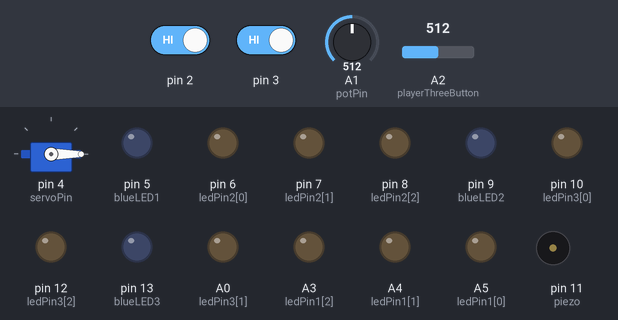
Bench run of a sketch on a simulated Arduino Uno, built with avr-gcc and run on an emulated ATmega328P. Shown: servo, output pins drawn as LEDs (lit = HIGH), buzzer (waves = sounding). Dashed ring = blinking. Inputs (shaded band) come from the test bench; at power-on: A1 (potPin) = 512, pin 2 HIGH, pin 3 HIGH, A2 (playerThreeButton) = 512. Random numbers use the default seed unless the sketch sets one.

Above: at 1.2 s.
1.3 s: A1 (potPin) set to 627
At 2.1 s:
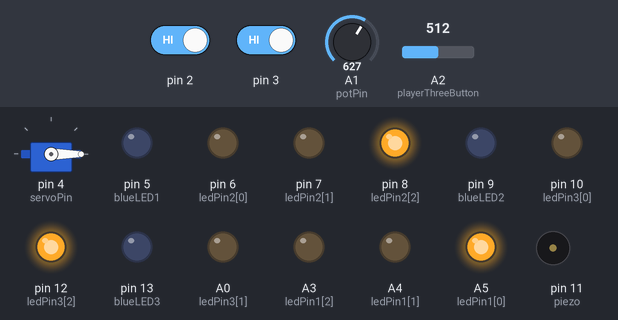
4.3 s: A1 (potPin) set to 653
At 6.0 s:
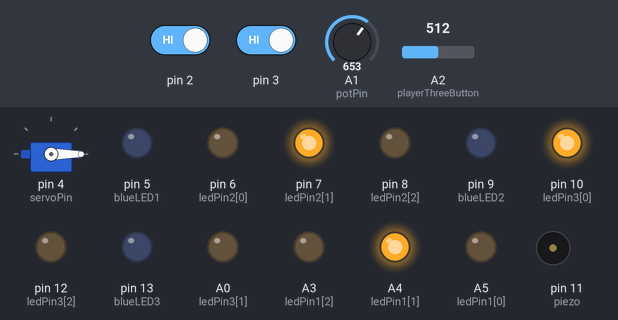
7.3 s: pin 2 driven LOW
At 8.6 s:
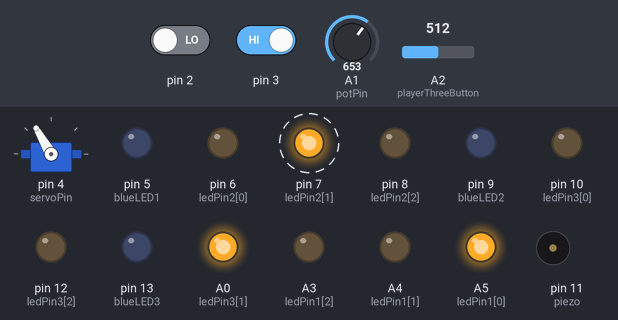
10.3 s: A1 (potPin) set to 306
At 12.44 s:
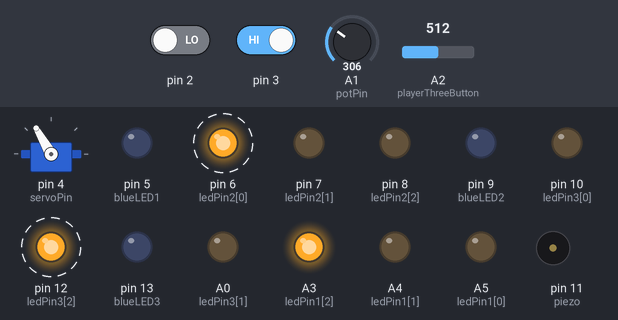
13.3 s: A1 (potPin) set to 900
At 16.12 s:
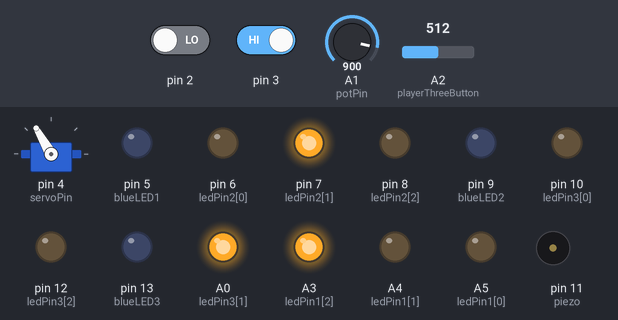
16.3 s: pin 3 driven LOW
At 23.4 s:
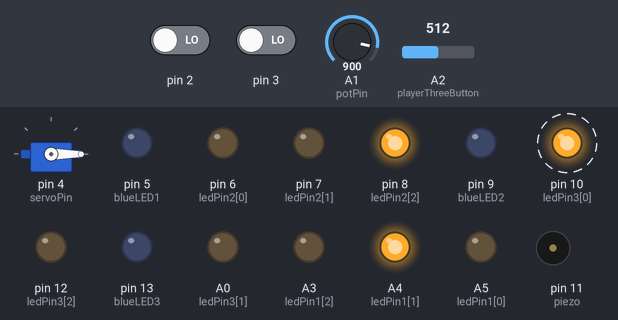
Timing chart, 0 to 26.4 s (numbered marks = the images above; inputs shaded):
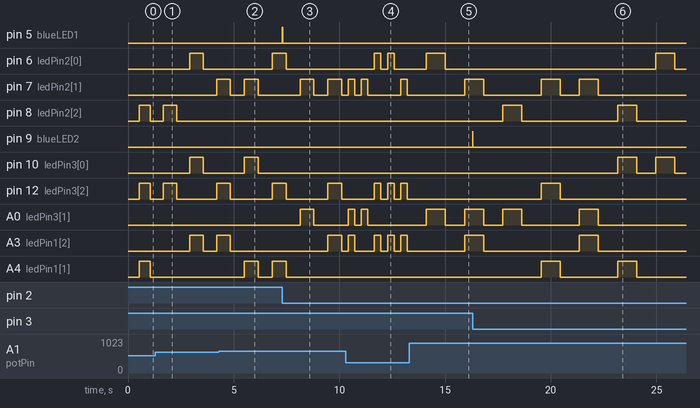

Measured:
- the behaviour switches between 643 and 644 on A1 (potPin) (found by bisection; images 1 and 2)
- after the input at 1.3 s, A5 (ledPin1[0]): LOW → HIGH after 0.37 s, → LOW 0.63 s later
- after the input at 4.3 s, pin 10 (ledPin3[0]): LOW → HIGH after 1.2 s, → LOW 0.65 s later
- after the input at 7.3 s, pin 5 (blueLED1): LOW → HIGH at once, → LOW 0.01 s later; tone on pin 11 (piezo): silent → 1000 Hz at once, → silent 0.05 s later; servo on pin 4 (servoPin): 0° → 120° at once
- after the input at 10.3 s, pin 7 (ledPin2[1]): goes HIGH 0.31 s, LOW 0.31 s, HIGH 0.31 s, LOW 1.6 s, HIGH 0.31 s, then LOW, starting after 0.12 s
- after the input at 13.3 s, pin 7 (ledPin2[1]): LOW → HIGH after 2.6 s
- after the input at 16.3 s, pin 9 (blueLED2): LOW → HIGH at once, → LOW 0.02 s later; tone on pin 11 (piezo): silent → 1000 Hz at once, → silent 0.05 s later; servo on pin 4 (servoPin): 120° → 0° at once
- by itself, pin 7 (ledPin2[1]): alternates HIGH for 0.65 s and LOW for 0.66 s

The sketch:

Whack_A_Mole.ino
```cpp
// Whack A Mole Coursework

// import the Servo library
#include <Servo.h>


// assign LEDs for each player to pins
int ledPin1[] = {A5, A4, A3};
int ledPin2[] = {6, 7, 8};
int ledPin3[] = {10, A0, 12};

// create a score for each player
int score1 = 0;
int score2 = 0;
int score3 = 0;

// assign buttons for each player to pins
int playerOneButton = 0;
int playerTwoButton = 1;
int playerThreeButton = A2;

// create a variable which holds the value of the analog output for the third player button
int playerThreeButtonValue = 0;

// declare the servo and assign it to a pin
Servo servo;
int servoPin = 4;

// assign the piezo to a pin, used for creating sounds for whether the player hits the button at the correct time or not
int piezo = 11;

// define the pin for the potentiometer, and create a variable which handles the analog value for the potentiometer, used to change the delay between LEDs coming on an off
int potPin = A1;
int valuePotentiometer = 0;

// assign the LEDs pins that light up when the player gets a point
int blueLED1 = 5;
int blueLED2 = 9;
int blueLED3 = 13;

// declare variable for a delay of 300ms
int delayTime = 300;

// declare random number variables which are used to turn on LEDs for each player
int randNumber1;
int randNumber2;
int randNumber3;

// declare variables for the state of each blue LED, used to check whether the LED is on or off
int blueLED1state = LOW;
int blueLED2state = LOW;
int blueLED3state = LOW;


// create variables which store the time that each button was last pressed
// using unsigned long as int can only go to (2^15)-1
unsigned long timeLastPress1 = millis();
unsigned long timeLastPress2 = millis();
unsigned long timeLastPress3 = millis();


// variable used to determine when to turn the LEDs on and off
unsigned long previousMillis = 0;

// variable which holds the number of passes of the loop() that have been completed
int pass = 0;

//setup interrupt, button input and LED outputs
void setup() {
  Serial.begin(9600);

  // setup the servo
  servo.attach(servoPin);

  // interrupts for button presses for player one and two
  attachInterrupt(0, playerOneInput, FALLING);
  attachInterrupt(1, playerTwoInput, FALLING);

  // for loop to easily set up each LED for each player
  for (int i=0; i<3; i++){
    pinMode(ledPin1[i], OUTPUT);
    pinMode(ledPin2[i], OUTPUT);
    pinMode(ledPin3[i], OUTPUT);
  }

  // setup each player button
  pinMode(playerOneButton, INPUT);
  pinMode(playerTwoButton, INPUT);
  pinMode(playerThreeButton, INPUT);


  // setup each blue LED
  pinMode(blueLED1, OUTPUT);
  pinMode(blueLED2, OUTPUT);
  pinMode(blueLED3, OUTPUT);

  // setup the piezo
  pinMode(piezo, OUTPUT);


}

//run main program loop
void loop() {

  // only change the value of the random variables every second pass of the loop()
  if (pass % 2 == 0) {
    randNumber1 = random(3);
    randNumber2 = random(3);
    randNumber3 = random(3);
  }

  // call endOfGame function if the score of any player reaches 10
  if (score1 >= 10){
    endOfGame(1);
  }
  if (score2 >= 10) {
    endOfGame(2);
  }
  if (score3 >= 10) {
    endOfGame(3);
  }


  // read the value of the potentiometer
  valuePotentiometer = analogRead(potPin);
  // read the value of the P3 button
  playerThreeButtonValue = analogRead(playerThreeButton);


  // set the servo to 90 each loop
  servo.write(90);

  // determine which player has the highest score then point the servo at that player
  // if there are two or more players drawing then point the servo at nobody
  if (score1 > score2 && score1 > score3) {
    servo.write(120);
    delay(10);
  }
  else if (score2 > score1 && score2 > score3) {
    servo.write(90);
    delay(10);
  }
  else if (score3 > score1 && score3 > score2) {
    servo.write(50);
    delay(10);
  }
  else if (score1 == score2 && score2 == score3) {
    servo.write(0);
    delay(10);
  }
  else if (score1 == score2) {
    servo.write(0);
    delay(10);
  }
  else if (score2 == score3) {
    servo.write(0);
    delay(10);
  }


  // if any of the blue LEDs for each player are HIGH, change them to LOW state
  if (blueLED1state == HIGH){
    digitalWrite(blueLED1, LOW);
  }
  if (blueLED2state == HIGH) {
    digitalWrite(blueLED2, LOW);
  }
  if (blueLED3state == HIGH) {
    digitalWrite(blueLED3, LOW);
  }


  // handles inputs for the third player
  unsigned long currentTime3 = millis();
  // if the button has been pressed, with more than a 300ms delay between each button presses, and one of the yellow LEDs are lit up
  if ((playerThreeButtonValue < 500) && (currentTime3 > timeLastPress3 + delayTime) && (digitalRead(ledPin3[randNumber3] == HIGH))) {
    digitalWrite(blueLED3, HIGH);
    timeLastPress3 = millis();
    playHitSound();
    score3 ++;
  }
  else if (playerThreeButtonValue < 500 && currentTime3 > timeLastPress3 + delayTime && digitalRead(ledPin3[randNumber3] == LOW)) {
    playMissSound();
  }


  // handles turning on the coloured LEDs for each player for when the value of the potentiometer changes
  unsigned long currentMillis = millis();
  if (currentMillis - previousMillis >= valuePotentiometer) {

    digitalWrite(ledPin1[randNumber1], !digitalRead(ledPin1[randNumber1]));
    digitalWrite(ledPin2[randNumber2], !digitalRead(ledPin2[randNumber2]));
    digitalWrite(ledPin3[randNumber3], !digitalRead(ledPin3[randNumber3]));

    previousMillis = currentMillis;
    pass++;
  }

  // read each blue LED to get their state
  blueLED1state = digitalRead(blueLED1);
  blueLED2state = digitalRead(blueLED2);
  blueLED3state = digitalRead(blueLED3);
}


// handles inputs for player one
void playerOneInput() {
  unsigned long currentTime = millis(); // gives the time of when the interrupt was called

  // if a red LED is high and there's been more than 300ms between button presses
  if (digitalRead(ledPin1[randNumber1]) == HIGH && currentTime > timeLastPress1 + delayTime) {
    score1 ++;
    digitalWrite(blueLED1, HIGH);
    timeLastPress1 = millis();
    playHitSound();
  }
  else {
    if (currentTime > timeLastPress1 + 100) {
      playMissSound();
    }
  }
}

// handles inputs for player two
void playerTwoInput() {
  unsigned long currentTime = millis(); // gives the time of when the interrupt was called

  // if a green LED is high and there's been more than 300ms between button presses
  if (digitalRead(ledPin2[randNumber2]) == HIGH && currentTime > timeLastPress2 + delayTime) {
    score2 ++;
    digitalWrite(blueLED2, HIGH);
    timeLastPress2 = millis();
    playHitSound();
  }
  else {
    playMissSound();
  }
}

// handles inputs for player three
void playerThreeInput() {
  unsigned long currentTime = millis(); // gives the time of when the interrupt was called

  // if a yellow LED is high and there's been more than 300ms between button presses
  if (digitalRead(ledPin3[randNumber3]) == HIGH && currentTime > timeLastPress3 + delayTime) {
    score3 ++;
    digitalWrite(blueLED3, HIGH);
    timeLastPress3 = millis();
    playHitSound();
  }
  else {
    playMissSound();
  }
}


// hit sound function
void playHitSound() {
  tone(piezo, 1000, 50);
}

// miss sound function
void playMissSound() {
  tone(piezo, 500, 50);
}

// end of game function, takes player as a parameter to determine which LEDs to light up
void endOfGame(int player) {
  // flash the LEDs 5 times once the score reaches 10
  if (player == 1) {
   for (int i=0; i<5; i++){
     digitalWrite(ledPin1[0], HIGH);
     digitalWrite(ledPin1[1], HIGH);
     digitalWrite(ledPin1[2], HIGH);

     delay(100);

     digitalWrite(ledPin1[0], LOW);
     digitalWrite(ledPin1[1], LOW);
     digitalWrite(ledPin1[2], LOW);
     delay(100);
   }
 }
  else if (player == 2) {

   for (int i=0; i<5; i++){
     digitalWrite(ledPin2[0], HIGH);
     digitalWrite(ledPin2[1], HIGH);
     digitalWrite(ledPin2[2], HIGH);

     delay(100);

     digitalWrite(ledPin2[0], LOW);
     digitalWrite(ledPin2[1], LOW);
     digitalWrite(ledPin2[2], LOW);

     delay(100);
   }
  }
   else if (player == 3) {

   for (int i=0; i<5; i++){
     digitalWrite(ledPin3[0], HIGH);
     digitalWrite(ledPin3[1], HIGH);
     digitalWrite(ledPin3[2], HIGH);

     delay(100);

     digitalWrite(ledPin3[0], LOW);
     digitalWrite(ledPin3[1], LOW);
     digitalWrite(ledPin3[2], LOW);

     delay(100);
   }
}
   // reset score to 0 to continue the game
   score1 = 0;
   score2 = 0;
   score3 = 0;

   // reset the number of the passes of the loop() to 0
   pass = 0;

   // turn all LEDs off
   for (int i = 0; i < 3; i++){
    digitalWrite(ledPin1[i], LOW);
    digitalWrite(ledPin2[i], LOW);
    digitalWrite(ledPin3[i], LOW);
   }
}
```
